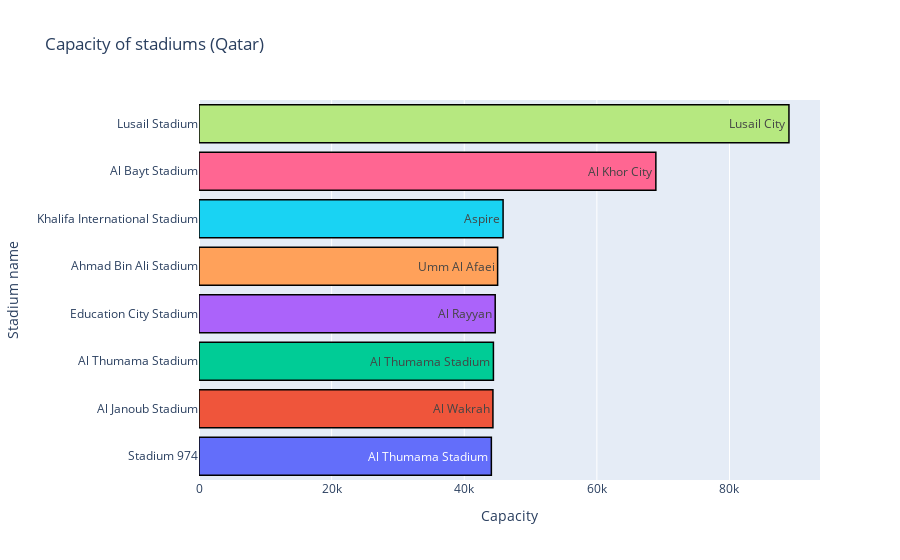

The cell this chart's notebook holds for it:
### Code cell
trace1 = go.Bar(
                y = stadiums.Stadium_name,
                x = stadiums.Capacity,
                marker = dict(color = ['#636EFA', '#EF553B', '#00CC96', '#AB63FA', '#FFA15A', '#19D3F3', '#FF6692', '#B6E880'],
                line=dict(color='rgb(0,0,0)',width=1.5)),
                text = stadiums.City,
                orientation='h')

data = [trace1]
layout = go.Layout(barmode = "group")
fig4 = go.Figure(data = data, layout = layout)
fig4.update_layout(
    title="Capacity of stadiums (Qatar)",
    yaxis_title="Stadium name",
    xaxis_title="Capacity",
)
iplot(fig4)

### Figure 1 — Plotly figure (JSON) as saved in the notebook; plotly's stock layout.template omitted (floating-point values rounded to 4 significant figures)
{"data": [{"marker": {"color": ["#636EFA", "#EF553B", "#00CC96", "#AB63FA", "#FFA15A", "#19D3F3", "#FF6692", "#B6E880"], "line": {"color": "rgb(0,0,0)", "width": 1.5}}, "orientation": "h", "text": ["Al Thumama Stadium", "Al Wakrah", "Al Thumama Stadium", "Al Rayyan", "Umm Al Afaei", "Aspire", "Al Khor City", "Lusail City"], "x": [44089, 44325, 44400, 44667, 45032, 45857, 68895, 88966], "y": ["Stadium 974", "Al Janoub Stadium", "Al Thumama Stadium", "Education City Stadium", "Ahmad Bin Ali Stadium", "Khalifa International Stadium", "Al Bayt Stadium", "Lusail Stadium"], "type": "bar"}], "layout": {"barmode": "group", "title": {"text": "Capacity of stadiums (Qatar)"}, "xaxis": {"title": {"text": "Capacity"}}, "yaxis": {"title": {"text": "Stadium name"}}}}
